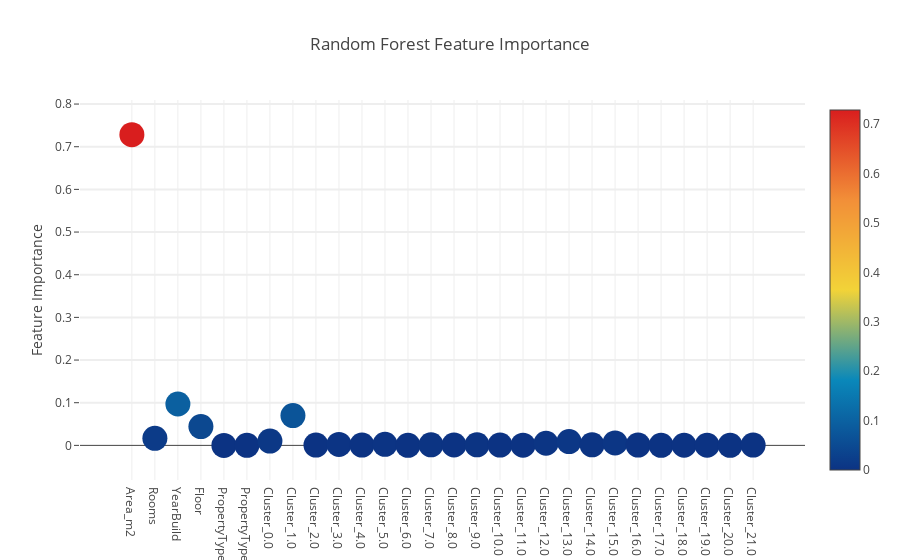
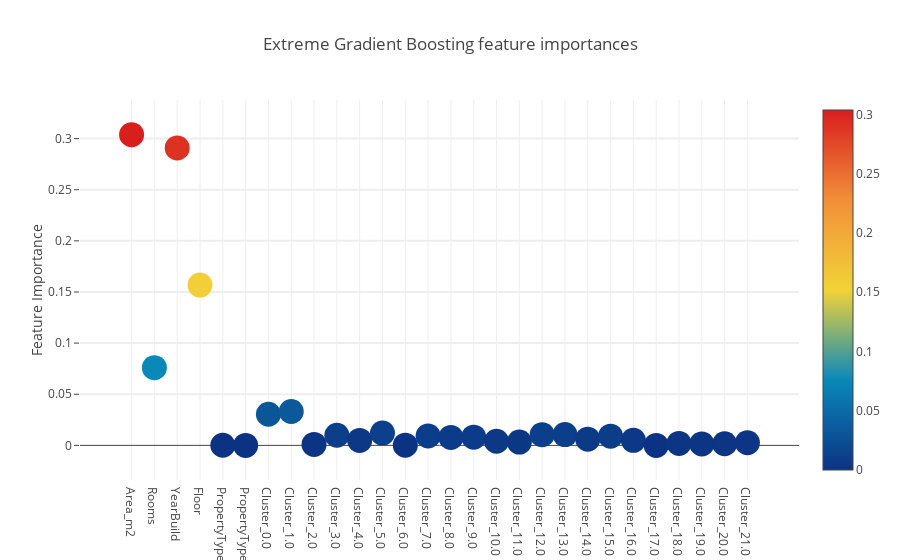
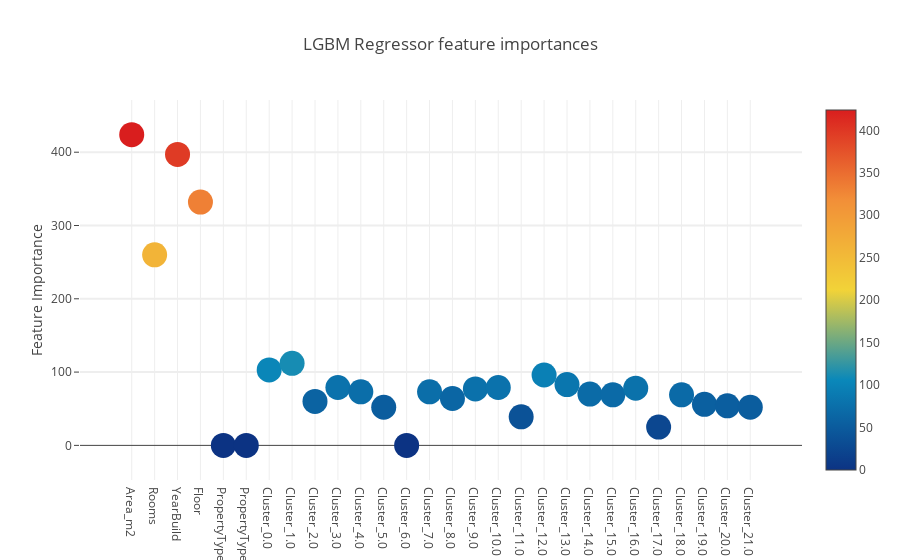
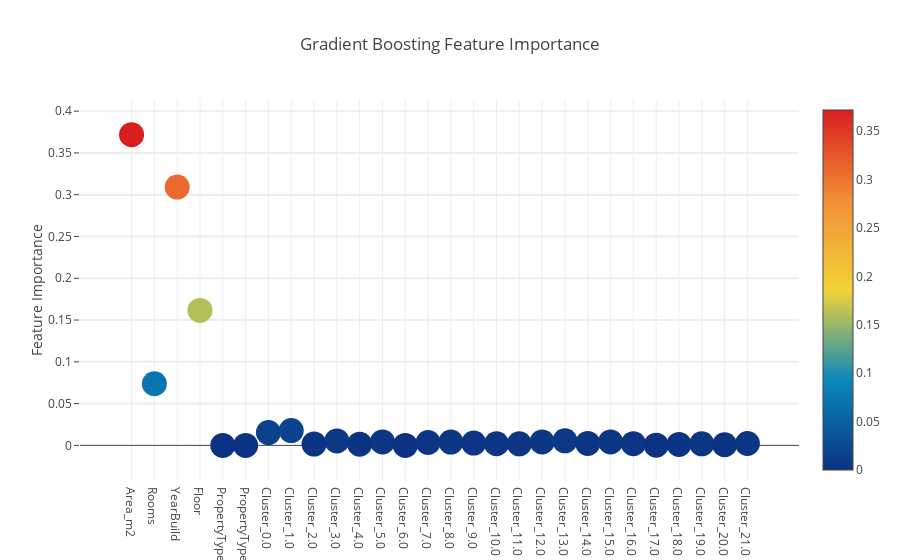

Write notebook code for charts like these, in order.
### Markdown cell above
<a id='destination_Section10I'></a>
### 10.I. Interactive feature importances via Plotly scatterplots**

I'll use the interactive Plotly package at this juncture to visualise the feature importances values of the different classifiers  via a plotly scatter plot by calling "Scatter" as follows:

### Code cell
# Scatter plot 
trace = go.Scatter(
    y = feature_dataframe['Random Forest feature importances'].values,
    x = feature_dataframe['features'].values,
    mode='markers',
    marker=dict(
        sizemode = 'diameter',
        sizeref = 1,
        size = 25,
#       size= feature_dataframe['lgbmBoost feature importances'].values,
        #color = np.random.randn(500), #set color equal to a variable
        color = feature_dataframe['Random Forest feature importances'].values,
        colorscale='Portland',
        showscale=True
    ),
    text = feature_dataframe['features'].values
)
data = [trace]

layout= go.Layout(
    autosize= True,
    title= 'Random Forest Feature Importance',
    hovermode= 'closest',
#     xaxis= dict(
#         title= 'Pop',
#         ticklen= 5,
#         zeroline= False,
#         gridwidth= 2,
#     ),
    yaxis=dict(
        title= 'Feature Importance',
        ticklen= 5,
        gridwidth= 2
    ),
    showlegend= False
)
fig = go.Figure(data=data, layout=layout)
py.iplot(fig,filename='scatter2010')

# Scatter plot 
trace = go.Scatter(
    y = feature_dataframe['Extreme Gradient Boosting feature importances'].values,
    x = feature_dataframe['features'].values,
    mode='markers',
    marker=dict(
        sizemode = 'diameter',
        sizeref = 1,
        size = 25,
#       size= feature_dataframe['lgbmBoost feature importances'].values,
        #color = np.random.randn(500), #set color equal to a variable
        color = feature_dataframe['Extreme Gradient Boosting feature importances'].values,
        colorscale='Portland',
        showscale=True
    ),
    text = feature_dataframe['features'].values
)
data = [trace]

layout= go.Layout(
    autosize= True,
    title= 'Extreme Gradient Boosting feature importances',
    hovermode= 'closest',
#     xaxis= dict(
#         title= 'Pop',
#         ticklen= 5,
#         zeroline= False,
#         gridwidth= 2,
#     ),
    yaxis=dict(
        title= 'Feature Importance',
        ticklen= 5,
        gridwidth= 2
    ),
    showlegend= False
)
fig = go.Figure(data=data, layout=layout)
py.iplot(fig,filename='scatter2010')

# Scatter plot 
trace = go.Scatter(
    y = feature_dataframe['LGBM Regressor feature importances'].values,
    x = feature_dataframe['features'].values,
    mode='markers',
    marker=dict(
        sizemode = 'diameter',
        sizeref = 1,
        size = 25,
#       size= feature_dataframe['lgbmBoost feature importances'].values,
        #color = np.random.randn(500), #set color equal to a variable
        color = feature_dataframe['LGBM Regressor feature importances'].values,
        colorscale='Portland',
        showscale=True
    ),
    text = feature_dataframe['features'].values
)
data = [trace]

layout= go.Layout(
    autosize= True,
    title= 'LGBM Regressor feature importances',
    hovermode= 'closest',
#     xaxis= dict(
#         title= 'Pop',
#         ticklen= 5,
#         zeroline= False,
#         gridwidth= 2,
#     ),
    yaxis=dict(
        title= 'Feature Importance',
        ticklen= 5,
        gridwidth= 2
    ),
    showlegend= False
)
fig = go.Figure(data=data, layout=layout)
py.iplot(fig,filename='scatter2010')

# Scatter plot 
trace = go.Scatter(
    y = feature_dataframe['Gradient Boost feature importances'].values,
    x = feature_dataframe['features'].values,
    mode='markers',
    marker=dict(
        sizemode = 'diameter',
        sizeref = 1,
        size = 25,
#       size= feature_dataframe['lgbmBoost feature importances'].values,
        #color = np.random.randn(500), #set color equal to a variable
        color = feature_dataframe['Gradient Boost feature importances'].values,
        colorscale='Portland',
        showscale=True
    ),
    text = feature_dataframe['features'].values
)
data = [trace]

layout= go.Layout(
    autosize= True,
    title= 'Gradient Boosting Feature Importance',
    hovermode= 'closest',
#     xaxis= dict(
#         title= 'Pop',
#         ticklen= 5,
#         zeroline= False,
#         gridwidth= 2,
#     ),
    yaxis=dict(
        title= 'Feature Importance',
        ticklen= 5,
        gridwidth= 2
    ),
    showlegend= False
)
fig = go.Figure(data=data, layout=layout)
py.iplot(fig,filename='scatter2010')

### Figure 1 — Plotly figure (JSON) as saved in the notebook; plotly's stock layout.template omitted (floating-point values rounded to 4 significant figures)
{"data": [{"marker": {"color": [0.7284, 0.01656, 0.097, 0.04399, 4.122e-06, 6.959e-06, 0.009967, 0.06981, 0.0007564, 0.00231, 0.0007858, 0.002441, 7.608e-05, 0.001378, 0.0009135, 0.001295, 0.0006832, 0.0004974, 0.004915, 0.008964, 0.001368, 0.005836, 0.000743, 9.262e-06, 0.0003051, 0.0002266, 0.0001033, 0.0006823], "colorscale": "Portland", "showscale": true, "size": 25, "sizemode": "diameter", "sizeref": 1}, "mode": "markers", "text": ["Area_m2", "Rooms", "YearBuild", "Floor", "PropertyType_Dom", "PropertyType_Mieszkanie", "Cluster_0.0", "Cluster_1.0", "Cluster_2.0", "Cluster_3.0", "Cluster_4.0", "Cluster_5.0", "Cluster_6.0", "Cluster_7.0", "Cluster_8.0", "Cluster_9.0", "Cluster_10.0", "Cluster_11.0", "Cluster_12.0", "Cluster_13.0", "Cluster_14.0", "Cluster_15.0", "Cluster_16.0", "Cluster_17.0", "Cluster_18.0", "Cluster_19.0", "Cluster_20.0", "Cluster_21.0"], "type": "scatter", "x": ["Area_m2", "Rooms", "YearBuild", "Floor", "PropertyType_Dom", "PropertyType_Mieszkanie", "Cluster_0.0", "Cluster_1.0", "Cluster_2.0", "Cluster_3.0", "Cluster_4.0", "Cluster_5.0", "Cluster_6.0", "Cluster_7.0", "Cluster_8.0", "Cluster_9.0", "Cluster_10.0", "Cluster_11.0", "Cluster_12.0", "Cluster_13.0", "Cluster_14.0", "Cluster_15.0", "Cluster_16.0", "Cluster_17.0", "Cluster_18.0", "Cluster_19.0", "Cluster_20.0", "Cluster_21.0"], "y": [0.7284, 0.01656, 0.097, 0.04399, 4.122e-06, 6.959e-06, 0.009967, 0.06981, 0.0007564, 0.00231, 0.0007858, 0.002441, 7.608e-05, 0.001378, 0.0009135, 0.001295, 0.0006832, 0.0004974, 0.004915, 0.008964, 0.001368, 0.005836, 0.000743, 9.262e-06, 0.0003051, 0.0002266, 0.0001033, 0.0006823]}], "layout": {"autosize": true, "hovermode": "closest", "showlegend": false, "title": "Random Forest Feature Importance", "yaxis": {"gridwidth": 2, "ticklen": 5, "title": "Feature Importance"}}}

### Figure 2 — Plotly figure (JSON) as saved in the notebook; plotly's stock layout.template omitted (floating-point values rounded to 4 significant figures)
{"data": [{"marker": {"color": [0.3039, 0.07602, 0.2908, 0.1567, 0.0001068, 0, 0.03043, 0.0331, 0.0009609, 0.00993, 0.004805, 0.01206, 0.0002135, 0.009289, 0.007794, 0.008008, 0.004057, 0.003203, 0.01046, 0.01057, 0.006086, 0.008969, 0.004911, 0, 0.001922, 0.001388, 0.001602, 0.002669], "colorscale": "Portland", "showscale": true, "size": 25, "sizemode": "diameter", "sizeref": 1}, "mode": "markers", "text": ["Area_m2", "Rooms", "YearBuild", "Floor", "PropertyType_Dom", "PropertyType_Mieszkanie", "Cluster_0.0", "Cluster_1.0", "Cluster_2.0", "Cluster_3.0", "Cluster_4.0", "Cluster_5.0", "Cluster_6.0", "Cluster_7.0", "Cluster_8.0", "Cluster_9.0", "Cluster_10.0", "Cluster_11.0", "Cluster_12.0", "Cluster_13.0", "Cluster_14.0", "Cluster_15.0", "Cluster_16.0", "Cluster_17.0", "Cluster_18.0", "Cluster_19.0", "Cluster_20.0", "Cluster_21.0"], "type": "scatter", "x": ["Area_m2", "Rooms", "YearBuild", "Floor", "PropertyType_Dom", "PropertyType_Mieszkanie", "Cluster_0.0", "Cluster_1.0", "Cluster_2.0", "Cluster_3.0", "Cluster_4.0", "Cluster_5.0", "Cluster_6.0", "Cluster_7.0", "Cluster_8.0", "Cluster_9.0", "Cluster_10.0", "Cluster_11.0", "Cluster_12.0", "Cluster_13.0", "Cluster_14.0", "Cluster_15.0", "Cluster_16.0", "Cluster_17.0", "Cluster_18.0", "Cluster_19.0", "Cluster_20.0", "Cluster_21.0"], "y": [0.3039, 0.07602, 0.2908, 0.1567, 0.0001068, 0, 0.03043, 0.0331, 0.0009609, 0.00993, 0.004805, 0.01206, 0.0002135, 0.009289, 0.007794, 0.008008, 0.004057, 0.003203, 0.01046, 0.01057, 0.006086, 0.008969, 0.004911, 0, 0.001922, 0.001388, 0.001602, 0.002669]}], "layout": {"autosize": true, "hovermode": "closest", "showlegend": false, "title": "Extreme Gradient Boosting feature importances", "yaxis": {"gridwidth": 2, "ticklen": 5, "title": "Feature Importance"}}}

### Figure 3 — Plotly figure (JSON) as saved in the notebook; plotly's stock layout.template omitted (floating-point values rounded to 4 significant figures)
{"data": [{"marker": {"color": [424, 260, 397, 332, 0, 0, 103, 112, 60, 79, 73, 52, 0, 73, 64, 77, 79, 39, 96, 83, 70, 69, 78, 25, 69, 56, 54, 52], "colorscale": "Portland", "showscale": true, "size": 25, "sizemode": "diameter", "sizeref": 1}, "mode": "markers", "text": ["Area_m2", "Rooms", "YearBuild", "Floor", "PropertyType_Dom", "PropertyType_Mieszkanie", "Cluster_0.0", "Cluster_1.0", "Cluster_2.0", "Cluster_3.0", "Cluster_4.0", "Cluster_5.0", "Cluster_6.0", "Cluster_7.0", "Cluster_8.0", "Cluster_9.0", "Cluster_10.0", "Cluster_11.0", "Cluster_12.0", "Cluster_13.0", "Cluster_14.0", "Cluster_15.0", "Cluster_16.0", "Cluster_17.0", "Cluster_18.0", "Cluster_19.0", "Cluster_20.0", "Cluster_21.0"], "type": "scatter", "x": ["Area_m2", "Rooms", "YearBuild", "Floor", "PropertyType_Dom", "PropertyType_Mieszkanie", "Cluster_0.0", "Cluster_1.0", "Cluster_2.0", "Cluster_3.0", "Cluster_4.0", "Cluster_5.0", "Cluster_6.0", "Cluster_7.0", "Cluster_8.0", "Cluster_9.0", "Cluster_10.0", "Cluster_11.0", "Cluster_12.0", "Cluster_13.0", "Cluster_14.0", "Cluster_15.0", "Cluster_16.0", "Cluster_17.0", "Cluster_18.0", "Cluster_19.0", "Cluster_20.0", "Cluster_21.0"], "y": [424, 260, 397, 332, 0, 0, 103, 112, 60, 79, 73, 52, 0, 73, 64, 77, 79, 39, 96, 83, 70, 69, 78, 25, 69, 56, 54, 52]}], "layout": {"autosize": true, "hovermode": "closest", "showlegend": false, "title": "LGBM Regressor feature importances", "yaxis": {"gridwidth": 2, "ticklen": 5, "title": "Feature Importance"}}}

### Figure 4 — Plotly figure (JSON) as saved in the notebook; plotly's stock layout.template omitted (floating-point values rounded to 4 significant figures)
{"data": [{"marker": {"color": [0.3719, 0.07376, 0.3091, 0.1615, 0, 0, 0.01533, 0.01774, 0.001545, 0.005304, 0.001459, 0.004105, 0, 0.003449, 0.003895, 0.002764, 0.001949, 0.001894, 0.004097, 0.005471, 0.002292, 0.004086, 0.002036, 0.0001992, 0.001144, 0.0019, 0.0007774, 0.002258], "colorscale": "Portland", "showscale": true, "size": 25, "sizemode": "diameter", "sizeref": 1}, "mode": "markers", "text": ["Area_m2", "Rooms", "YearBuild", "Floor", "PropertyType_Dom", "PropertyType_Mieszkanie", "Cluster_0.0", "Cluster_1.0", "Cluster_2.0", "Cluster_3.0", "Cluster_4.0", "Cluster_5.0", "Cluster_6.0", "Cluster_7.0", "Cluster_8.0", "Cluster_9.0", "Cluster_10.0", "Cluster_11.0", "Cluster_12.0", "Cluster_13.0", "Cluster_14.0", "Cluster_15.0", "Cluster_16.0", "Cluster_17.0", "Cluster_18.0", "Cluster_19.0", "Cluster_20.0", "Cluster_21.0"], "type": "scatter", "x": ["Area_m2", "Rooms", "YearBuild", "Floor", "PropertyType_Dom", "PropertyType_Mieszkanie", "Cluster_0.0", "Cluster_1.0", "Cluster_2.0", "Cluster_3.0", "Cluster_4.0", "Cluster_5.0", "Cluster_6.0", "Cluster_7.0", "Cluster_8.0", "Cluster_9.0", "Cluster_10.0", "Cluster_11.0", "Cluster_12.0", "Cluster_13.0", "Cluster_14.0", "Cluster_15.0", "Cluster_16.0", "Cluster_17.0", "Cluster_18.0", "Cluster_19.0", "Cluster_20.0", "Cluster_21.0"], "y": [0.3719, 0.07376, 0.3091, 0.1615, 0, 0, 0.01533, 0.01774, 0.001545, 0.005304, 0.001459, 0.004105, 0, 0.003449, 0.003895, 0.002764, 0.001949, 0.001894, 0.004097, 0.005471, 0.002292, 0.004086, 0.002036, 0.0001992, 0.001144, 0.0019, 0.0007774, 0.002258]}], "layout": {"autosize": true, "hovermode": "closest", "showlegend": false, "title": "Gradient Boosting Feature Importance", "yaxis": {"gridwidth": 2, "ticklen": 5, "title": "Feature Importance"}}}
